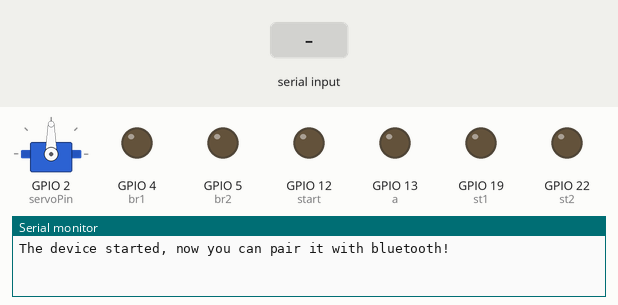
Simulated run of this sketch. Board: ESP32. Shown: servo, output pins drawn as LEDs (lit = HIGH), the last lines printed to the serial monitor. The test bench sets the inputs (shaded band). Nothing arrives over Bluetooth unless stated.

Above: at 1.2 s.
1.3 s: "R" received over the second serial link
At 3.1 s:
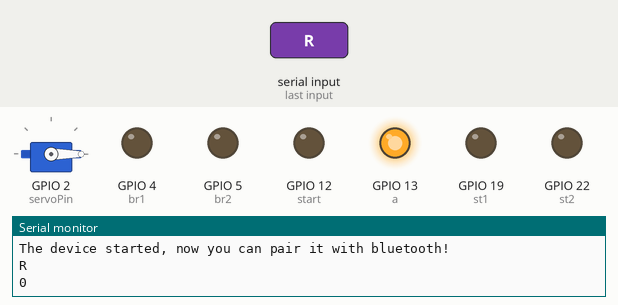
3.8 s: "L" received over the second serial link
At 4.3 s:
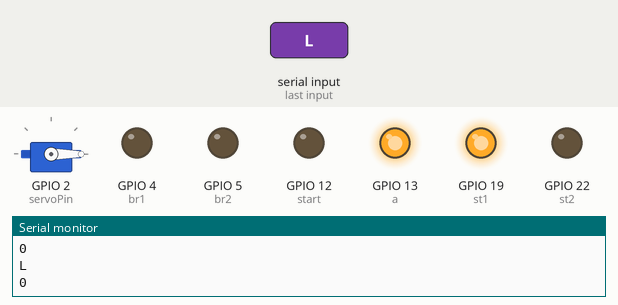
6.3 s: "B" received over the second serial link
At 7.1 s:
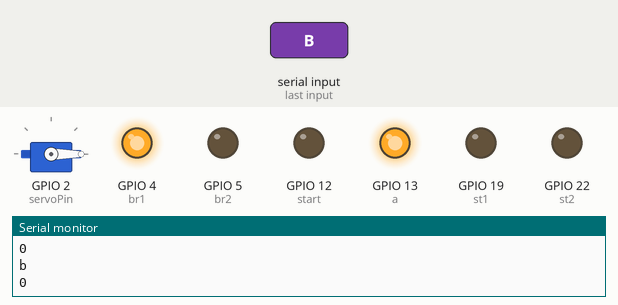
8.8 s: "F" received over the second serial link
At 9.3 s:
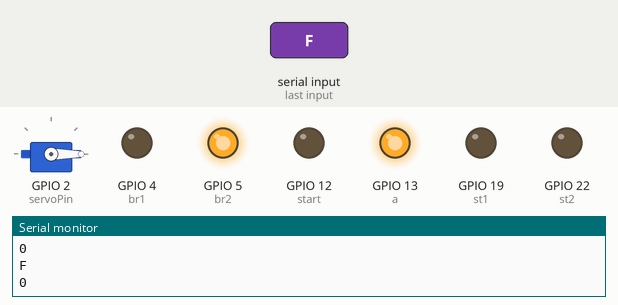
11.3 s: "S" received over the second serial link
At 12.4 s:
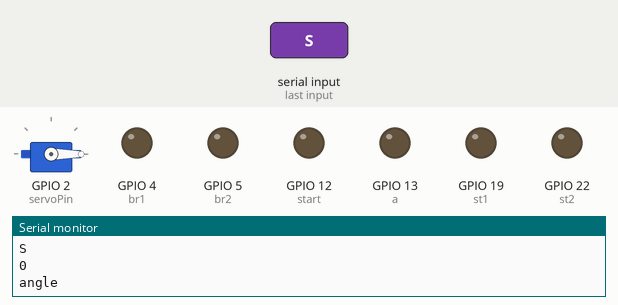
Timing chart, 0 to 13.8 s (numbered marks = the images above; inputs shaded):
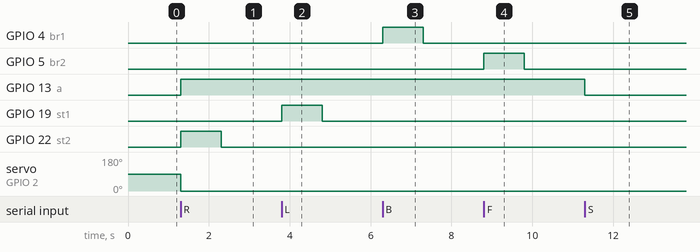

The sketch:

Final_control.ino
```cpp
#include <BluetoothSerial.h>
//#include <Servo_ESP32.h>
#include <ESP32Servo.h>
#if !defined(CONFIG_BT_ENABLED) || !defined(CONFIG_BLUEDROID_ENABLED)
#error Bluetooth is not enabled! Please run `make menuconfig` to and enable it
#endif


static const int servoPin = 2; //printed D13 on the board

Servo servo1;
BluetoothSerial SerialBT;

char val;
int angle;
int a=13;
int br1=4;
int br2=5;
int st1=19;
int st2=22;

int start=12;
void setup() {

Serial.begin(115200);
SerialBT.begin("TEAM DAKSH"); //Bluetooth device name
Serial.println("The device started, now you can pair it with bluetooth!");
servo1.attach(servoPin);

pinMode(a,OUTPUT);
pinMode(br1,OUTPUT);
pinMode(br2,OUTPUT);
pinMode(st1,OUTPUT);
pinMode(st2,OUTPUT);
pinMode(start,OUTPUT);
digitalWrite(a,LOW);
digitalWrite(br1,LOW);
digitalWrite(br2,LOW);
digitalWrite(st1,LOW);
digitalWrite(st2,LOW);
digitalWrite(start,LOW);

}

void loop() {
  if( SerialBT.available() ) {      // if data is available to read
  {
    val = SerialBT.read();// read it and store it in 'val'

  }
servo1.write(angle);
switch (val)
{

case 'R':
 digitalWrite(a,HIGH);
 digitalWrite(st2,HIGH);
 SerialBT.print("received R");
 Serial.println("R");
 Serial.println(angle);
 delay(1000);
 digitalWrite(st2,LOW);

  break;
case 'L':
 digitalWrite(a,HIGH);
 digitalWrite(st1,HIGH);
 SerialBT.print("received l");
  Serial.println("L");
  Serial.println(angle);
 delay(1000);
 digitalWrite(st1,LOW);

  break;
 case 'B':
 digitalWrite(a,HIGH);
 digitalWrite(br1,HIGH);
 SerialBT.print("received B");
  Serial.println("b");
  Serial.println(angle);
 angle=0;
 servo1.write(angle);
 delay(1000);
 digitalWrite(br1,LOW);


  break;
case 'F':
 digitalWrite(a,HIGH);
 digitalWrite(br2,HIGH);
 servo1.write(angle);
 SerialBT.print("received F");
  Serial.println("F");
  Serial.println(angle);
 delay(1000);
 digitalWrite(br2,LOW);

  break;
case 'S':
 digitalWrite(a,LOW);
 digitalWrite(br1,LOW);
 digitalWrite(br2,LOW);
 digitalWrite(st1,LOW);
 digitalWrite(st2,LOW);
 SerialBT.print("received s");
  Serial.println("S");
  Serial.println(angle);
  Serial.println("angle");
  break;
//default:
// angle=0;
// servo1.write(angle);
// digitalWrite(st1,LOW);
// digitalWrite(st2,LOW);
// digitalWrite(a,LOW);
//
// break;
//
// while(1){
// servo1.write(0);
// digitalWrite(st1,LOW);
// digitalWrite(st2,LOW);
// digitalWrite(a,LOW);
// digitalWrite(br1,LOW);
// digitalWrite(br2,LOW);
//  }

case '0':
  angle=0;
  break;
case '1':
  angle=18;
  break;
case '2':
  angle=36;
  break;
case '3':
  angle=18*3;
  break;
case '4':
  angle=18*4;
  break;
case '5':
  angle=18*5;
  break;
case '6':
  angle=18*6;
  break;
case '7':
  angle=7*18;
  break;
case '8':
  angle=8*18;
  break;
case '9':
  angle=9*18;
case 'q':
  angle=10*18;
  break;
case 'W':
 digitalWrite(start,LOW);
 break;
 case 'w':
 digitalWrite(start,HIGH);
 break;
}
}}
```

Measured:
- after the input at 1.3 s, GPIO 13 (a): LOW → HIGH at once; GPIO 22 (st2): LOW → HIGH at once, → LOW 1.0 s later; servo on GPIO 2 (servoPin): 90° → 0° at once
- after the input at 3.8 s, GPIO 19 (st1): LOW → HIGH at once, → LOW 1.0 s later
- after the input at 6.3 s, GPIO 4 (br1): LOW → HIGH at once, → LOW 1.0 s later
- after the input at 8.8 s, GPIO 5 (br2): LOW → HIGH at once, → LOW 1.0 s later
- after the input at 11.3 s, GPIO 13 (a): HIGH → LOW at once
